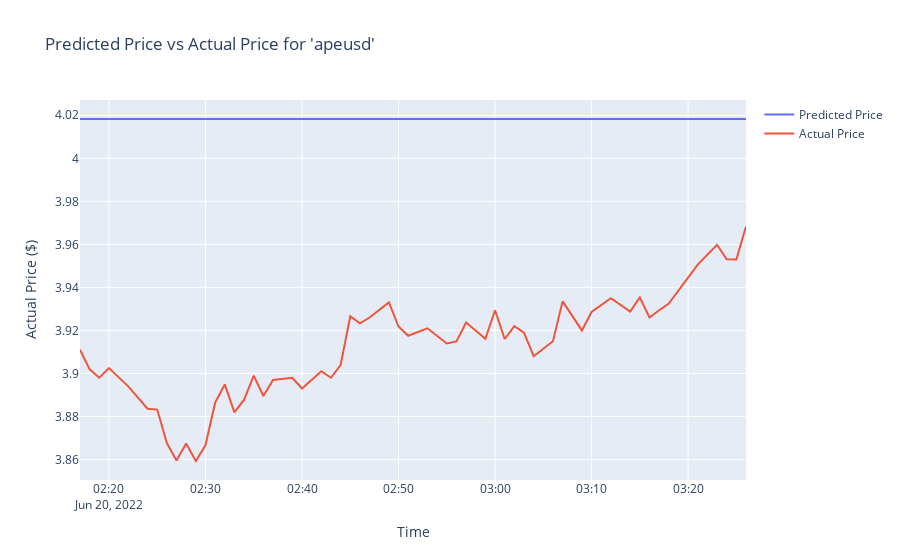

The notebook cell this image was saved under:
### Code cell
print(len(test_predictions[0]))
print()

fig = go.Figure()
pred_line = go.Scatter(x=time_test_y[:len(forecast_price)], y=forecast_price, mode = 'lines', name = 'Predicted Price')
fig.add_trace(pred_line)

fig.add_trace(go.Scatter(x=time_test_y[:len(forecast_price)], y=price_test_y[:len(forecast_price)], mode = 'lines', name = 'Actual Price'))

fig.update_layout(xaxis_title="Time", yaxis_title="Actual Price ($)", title=f"Predicted Price vs Actual Price for '{crypto_name}'")

fig.show()
